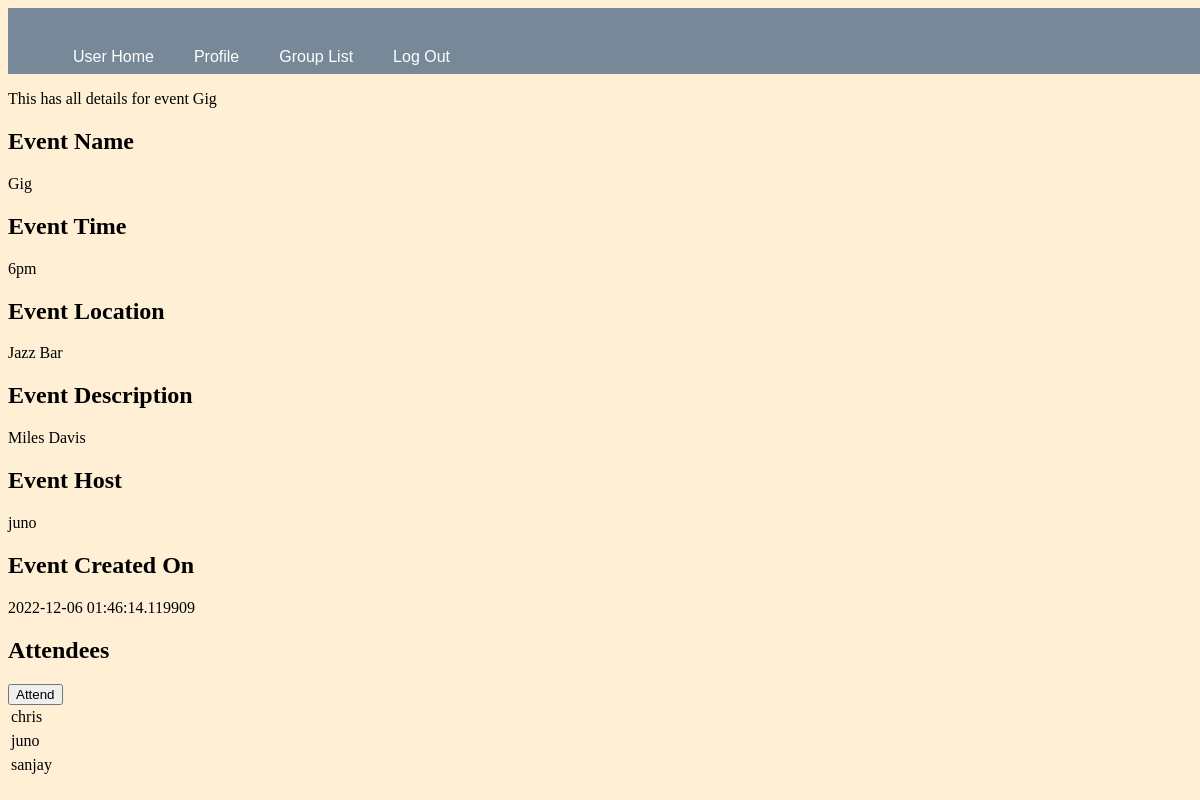
The page /user/back/event/Gig (signed in) on the database its author committed.
### app.py (models this page shows, shortened)
class Event(db.Model):
    __tablename__ = "event"
    id= db.Column(db.Integer, primary_key=True)
    eventName= db.Column(db.String(150), unique=True)
    timestamp = db.Column(db.DateTime, index=True, default=datetime.datetime.utcnow())
    time= db.Column(db.String(50), nullable= False)
    location= db.Column(db.String(50), nullable= False)
    description= db.Column(db.String(500), nullable=True)
    host_id = db.Column(db.Integer, db.ForeignKey('user.id'))
    group_id= db.Column(db.Integer, db.ForeignKey('group.id'))
    attendees= db.relationship('Attendees',backref= 'function', lazy= 'dynamic')

class User(UserMixin, db.Model):
    __tablename__ = "user"
    id = db.Column(db.Integer, primary_key = True)
    username = db.Column(db.String(15), nullable= False, unique=True)
    email = db.Column(db.String(50), nullable= False, unique=True)
    password_hash = db.Column(db.String(80), nullable= False)
    joined_date = db.Column(db.DateTime, default= datetime.datetime.utcnow)
    location = db.Column(db.String(50), nullable= False)
    bio= db.Column(db.String(500), nullable=True)
    posts = db.relationship('Post', backref='author', lazy='dynamic')
    groups= db.relationship('Group', backref='creator', lazy='dynamic')
    events= db.relationship('Event',backref= 'host', lazy= 'dynamic')
    attending= db.relationship('Attendees',backref='participant', lazy='dynamic')

class Attendees(db.Model):
    __tablename__="attendees"
    id = db.Column(db.Integer, primary_key = True)
    event_id = db.Column(db.Integer, db.ForeignKey('event.id'))
    attendee_id = db.Column(db.String(15), db.ForeignKey('user.username'))

### app.py (the view)
@app.route("/user/<username>/event/<eventName>", methods=['GET', 'POST'] )
@login_required
def event(eventName, username):
    form= AttendForm()
    event = Event.query.filter_by(eventName=eventName).first_or_404()
    host= User.query.get(event.host_id).username
    numAttendees= Attendees.query.filter_by(event_id=eventName).all()
    if form.validate_on_submit():
        if len(numAttendees) < 8:
            for attendee in numAttendees:
                if attendee.attendee_id == username:
                    return render_template('event.html', event=event, form=form, attendees= numAttendees, host= host )
            attendee = Attendees(event_id=eventName, attendee_id=username)
            db.session.add(attendee)
            db.session.commit()
        return render_template('event.html', event=event, form=form, attendees= numAttendees, host= host )
    else:
        return render_template('event.html', event=event, form=form, attendees= numAttendees, host= host )

### app.py
class AttendForm(FlaskForm):
    submit= SubmitField(label='Attend')

### app.py (called while the page is built)
@login_manager.user_loader
def load_user(user_id):
    return User.query.get(int(user_id))

### templates/event.html (shortened to what this page needs)
{% extends "layout.html" %}
{% block nav %}
    <nav id="nav">
        <ul>
            <li><a href="{{ url_for('user_home', username= current_user.username) }}">User Home</a></li>
            <li><a href="{{ url_for('profile', username= current_user.username) }}">Profile</a></li>
            <li><a href="{{ url_for('groups', username= current_user.username) }}">Group List</a></li>
            <li><a href="{{ url_for('logout') }}">Log Out</a></li>
        </ul>
    </nav>
{% endblock %}
{% block content %}
<p>This has all details for event {{event.eventName}}</p>
<h2>Event Name </h2>
{{event.eventName}}
<h2>Event Time</h2>
{{event.time}}
<h2>Event Location</h2>
{{event.location}}
<h2>Event Description</h2>
{{event.description}}
<h2>Event Host</h2>
{{host}}
<h2>Event Created On</h2>
{{event.timestamp}}
<h2>Attendees</h2>
<form action="" method="post" novalidate>
    {{ form.submit() }}
</form>
{% for attendee in attendees %}
    <div>
        {% include '_attendee.html' %}
    </div>
{% endfor %}
{% endblock %}

### templates/_attendee.html
<table>
    <thead>
        <tr>
            <td>{{ attendee.participant.username }}</td>
        </tr>
    </thead>
</table>

### static/site.css (style rules this page uses)
body { background: papayawhip; background-image: url('https://source.unsplash.com/1600x900/?landscape'); }
#nav { background-color: lightslategray; font-size: 1em; font-family: 'Trebuchet MS', 'Lucida Sans Unicode', 'Lucida Grande', 'Lucida Sans', Arial, sans-serif; color: white; padding: 8px 5px 8px 5px; }
#nav a { text-decoration: none; color: inherit; }
.menu nav { width: 100%; height: 50px; background-color: wheat; }
.menu ul li { list-style: none; display: inline-block; float: left; line-height: 50px; }
.menu ul li a { display: block; text-decoration: none; font-size: 16px; font-family: Arial, Helvetica, sans-serif; color: darkolivegreen; padding: 0 20px; }

### rows shown on the page
Event: eventName "Gig", time "6pm", location "Jazz Bar", description "Miles Davis", timestamp "2022-12-06 01:46:14.119909"
User: username "juno"
Attendees: participant.username "chris"
Attendees: participant.username "juno"
Attendees: participant.username "sanjay"
